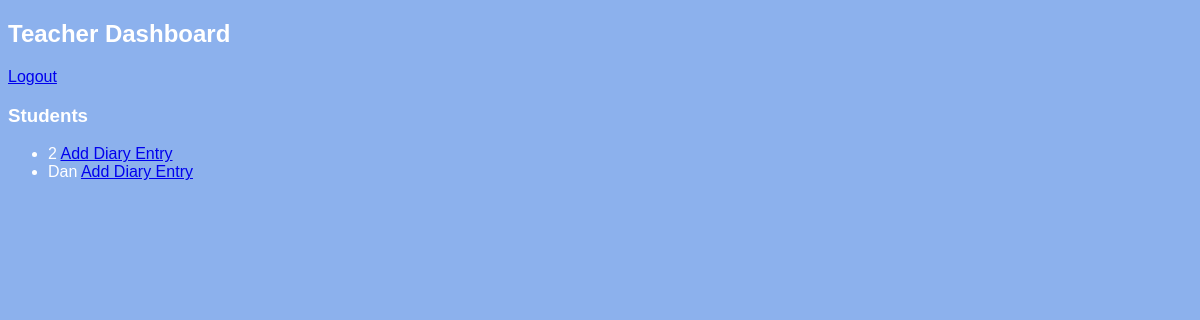
Page /dashboard (signed in) on the earlier database version.
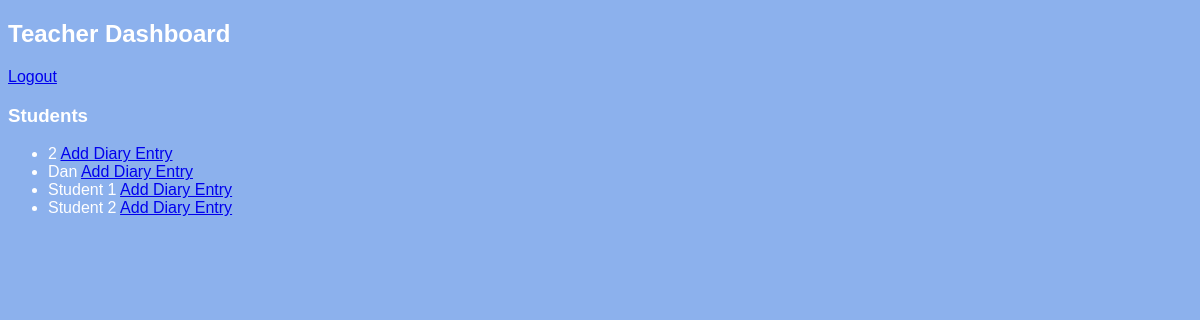
Same page on the later database version.
### models.py (models this page shows)
class User(db.Model, UserMixin):
    id = db.Column(db.Integer, primary_key=True)
    username = db.Column(db.String(100), unique=True)
    password = db.Column(db.String(200))
    role = db.Column(db.String(10))  # teacher or student

### app.py (the view)
@app.route('/dashboard')
@login_required
def dashboard():
    if current_user.role == 'teacher':
        students = User.query.filter_by(role='student').all()
        return render_template('teacher_dashboard.html', students=students)
    else:
        entries = DiaryEntry.query.filter_by(student_id=current_user.id).all()
        return render_template('student_dashboard.html', entries=entries)

### app.py (called while the page is built)
@login_manager.user_loader
def load_user(user_id):
    return User.query.get(int(user_id))

@app.before_request
def create_tables():
    db.create_all()

### templates/teacher_dashboard.html
<!DOCTYPE html>
<html>
<head>
    <link rel="stylesheet" href="/static/style.css">
</head>
<h2>Teacher Dashboard</h2>
<a href="/logout">Logout</a>
<h3>Students</h3>
<ul>
{% for student in students %}
    <li>
        {{ student.username }}
        <a href="/add_entry/{{ student.id }}">Add Diary Entry</a>
    </li>
{% endfor %}
</ul>
</html>

Differences in the rows shown:
added User: username "Student 1"
added User: username "Student 2"
